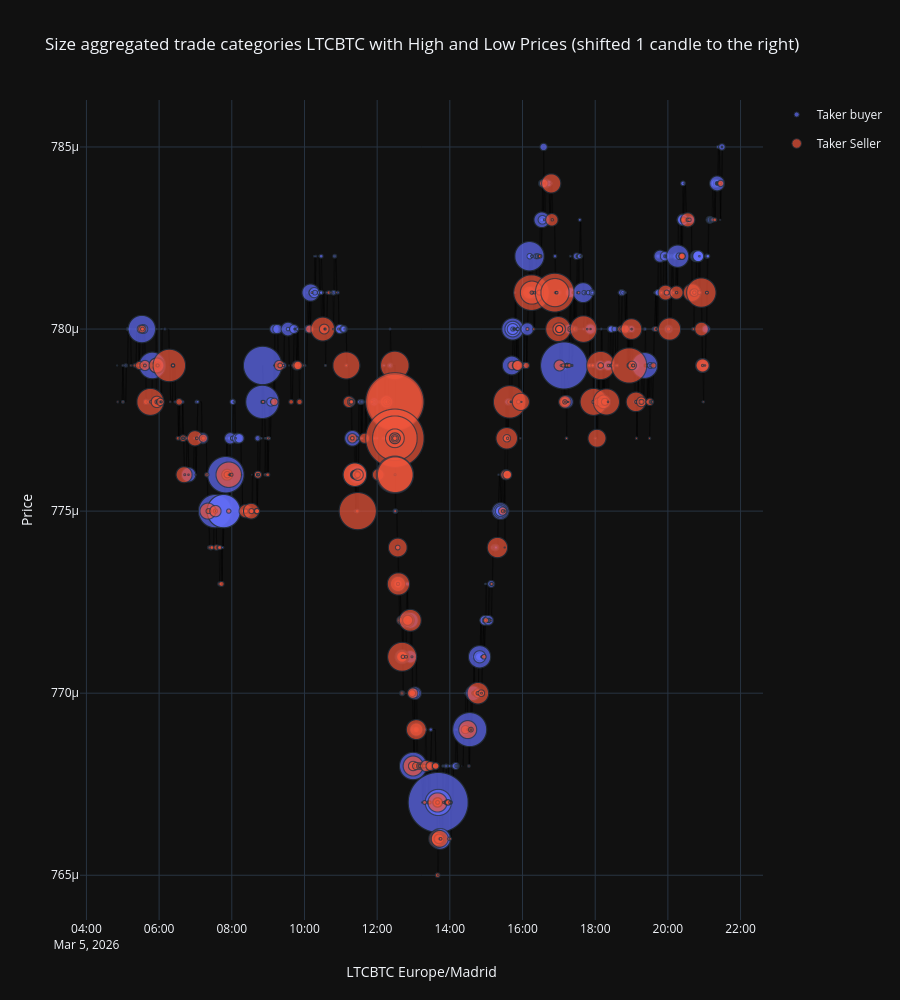

The code cell stored with this chart in its notebook:
### Markdown cell above
## Verify Imported Data

After importing from CSV, the `Symbol` instance contains the same DataFrames as if fetched from the API. You can plot, add indicators, or run analysis as usual.

### Code cell
tt.plot_agg_trades_size()

### Figure 1 — Plotly figure (JSON) as saved in the notebook; plotly's stock layout.template omitted (floating-point values rounded to 4 significant figures; data arrays with more than 128 entries replaced by an {"elided": "..."} marker saying what was removed)
{"data": [{"hovertemplate": "color=Taker buyer<br>x=%{x}<br>y=%{y}<br>size=%{marker.size}<extra></extra>", "legendgroup": "Taker buyer", "marker": {"color": "#636efa", "size": {"elided": "919 float values"}, "sizemode": "area", "sizeref": 0.1163, "symbol": "circle"}, "mode": "markers", "name": "Taker buyer", "showlegend": true, "x": {"elided": "919 str values"}, "xaxis": "x", "y": {"elided": "919 float values"}, "yaxis": "y", "type": "scattergl"}, {"hovertemplate": "color=Taker Seller<br>x=%{x}<br>y=%{y}<br>size=%{marker.size}<extra></extra>", "legendgroup": "Taker Seller", "marker": {"color": "#EF553B", "size": {"elided": "714 float values"}, "sizemode": "area", "sizeref": 0.1163, "symbol": "circle"}, "mode": "markers", "name": "Taker Seller", "showlegend": true, "x": {"elided": "714 str values"}, "xaxis": "x", "y": {"elided": "714 float values"}, "yaxis": "y", "type": "scattergl"}, {"hovertemplate": "index=%{x}<br>High=%{y}<extra></extra>", "legendgroup": "", "line": {"color": "rgba(0, 0, 0, 0.6)", "dash": "solid", "width": 0.5}, "marker": {"symbol": "circle"}, "mode": "lines", "name": "", "orientation": "v", "showlegend": false, "x": {"elided": "999 str values"}, "xaxis": "x", "y": {"elided": "999 float values"}, "yaxis": "y", "type": "scatter"}, {"hovertemplate": "index=%{x}<br>Low=%{y}<extra></extra>", "legendgroup": "", "line": {"color": "rgba(0, 0, 0, 0.6)", "dash": "solid", "width": 0.5}, "marker": {"symbol": "circle"}, "mode": "lines", "name": "", "orientation": "v", "showlegend": false, "x": {"elided": "999 str values"}, "xaxis": "x", "y": {"elided": "999 float values"}, "yaxis": "y", "type": "scatter"}], "layout": {"xaxis": {"title": {"text": "LTCBTC Europe/Madrid"}}, "yaxis": {"title": {"text": "Price"}}, "title": {"text": "Size aggregated trade categories LTCBTC with High and Low Prices (shifted 1 candle to the right)"}, "height": 1000}}
